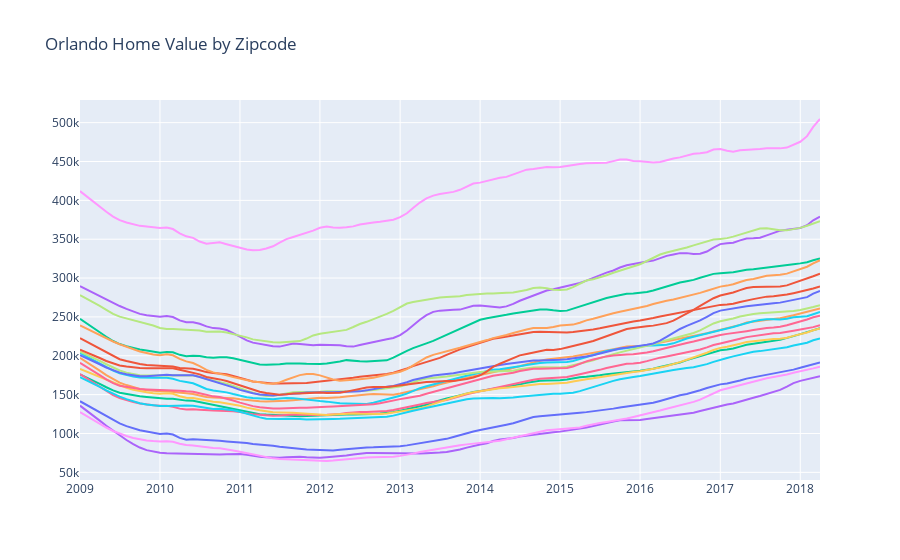

Source (notebook cell):
### Code cell
# plot zipcodes 
fig = go.Figure()
for i, key in enumerate(orlando_dict):
    fig.add_trace(go.Scatter(x=orlando_dict[key].index, y=orlando_dict[key].value, name=str(list(orlando_dict.keys())[i-1])))
fig.update_layout(title_text='Orlando Home Value by Zipcode',
                      xaxis_rangeslider_visible=False, showlegend=False)
fig.show()
